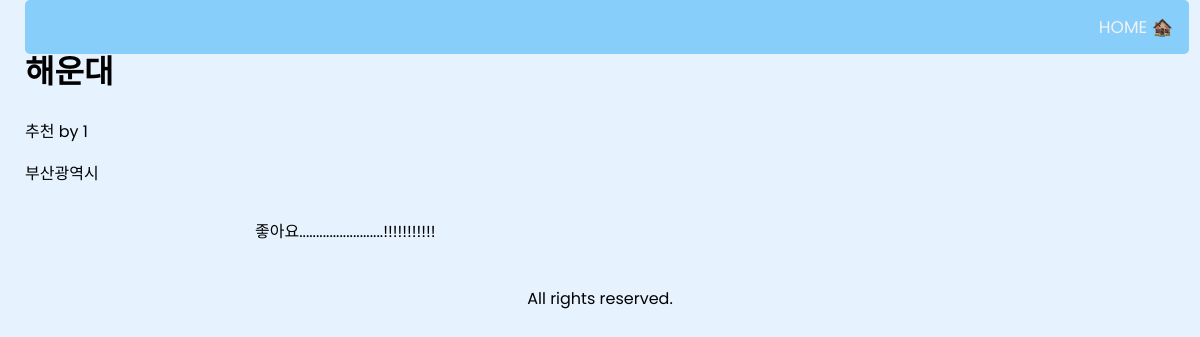
Page /view_post/0 on the earlier database version.
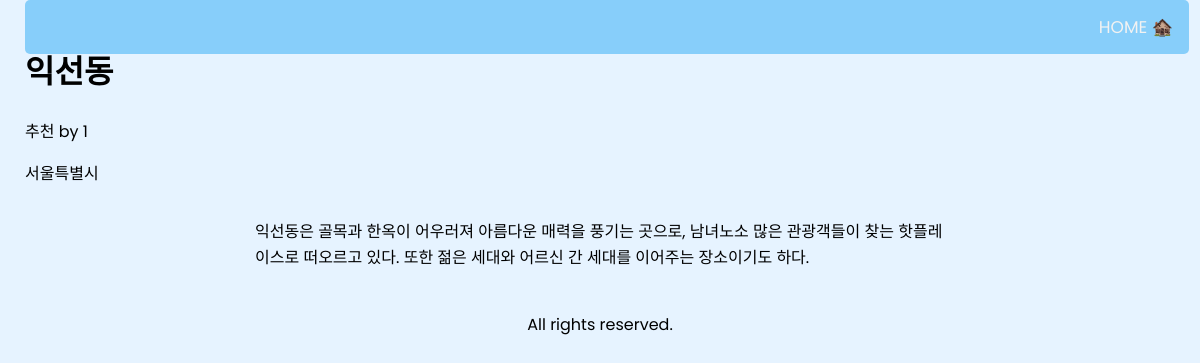
Same page on the later database version.
### app.py (models this page shows, shortened)
class TravelDestination(db.Model):
    id = db.Column(db.Integer, primary_key=True)
    user_id = db.Column(db.Integer, db.ForeignKey('user.id'), nullable=False)
    description = db.Column(db.Text, nullable=False)
    title = db.Column(db.String(100), nullable=False)
    location = db.Column(db.String(100), nullable=False)
    image_url = db.Column(db.String(10000), nullable=False)
    likes = db.Column(db.Integer, nullable=False)

### app.py (the view)
@app.route("/view_post/<int:id>")
def view_post(id):
    post = TravelDestination.query.get_or_404(id)
    return render_template('view_post.html', post=post)

### templates/view_post.html (shortened to what this page needs)
<!DOCTYPE html>
<html lang="en">
<head>
    <link rel="stylesheet" href="https://unpkg.com/mvp.css" />
    <link
      type="text/css"
      rel="stylesheet"
      href="{{ url_for('static', filename='stylesheets/post.css')}}"
    />
</head>
<body>
    <nav class="navbar">
      <a href="{{url_for('home')}}">HOME 🏚️</a>
    </nav>
    <header>
        <h1>{{post.title}}</h1>
        <div>
          <p>추천 by {{post.user_id}}</p>
          <p>{{post.location}}</p>
        </div>
      </header>
      <main>
        <div class="desc">
          <p>{{post.description}}</p>
        </div>
      </main>
      <footer class="footer">
        <p>All rights reserved.</p>
      </footer>
</body>
</html>

Differences in the rows shown:
changed TravelDestination: title "해운대" → "익선동"; location "부산광역시" → "서울특별시"; description "좋아요.........................!!!!!!!!!!!" → "익선동은 골목과 한옥이 어우러져 아름다운 매력을 풍기는 곳으로, 남녀노소 많은 관광객들이 찾는 핫플레이스로 떠오르고 있다. 또한 젊은 세대와 어르신 간 세대를 이어주는 장소이기도 하다."
